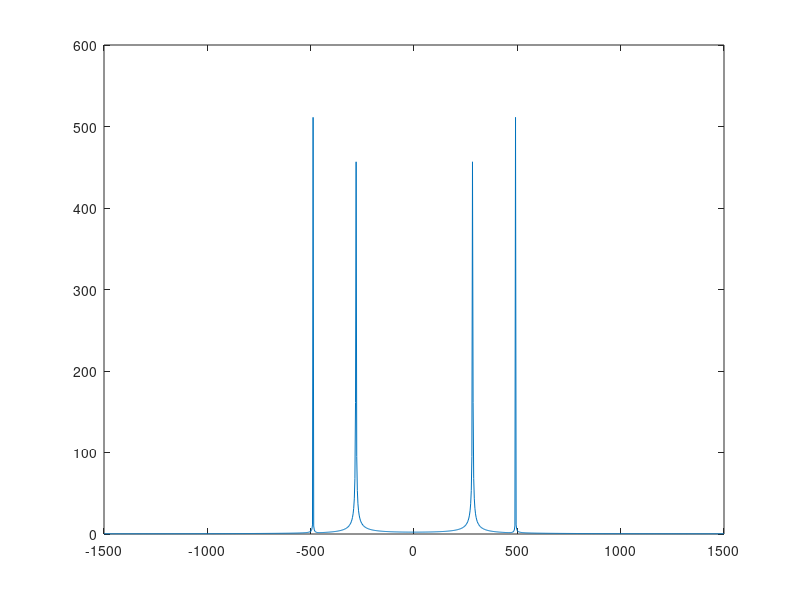

The MATLAB script that drew this image:
num = input("Enter a number ", 's');
num = strtrim(num);

omega1 = 0; omega2 = 0;

if(num=='1' || num=='2' || num=='3' || num=='A')
    omega1=697;
end
if(num=='4' || num=='5' || num=='6' || num=='B')
    omega1=770;
end
if(num=='7' || num=='8' || num=='9' || num=='C')
    omega1=852;
end
if(num=='*' || num=='0' || num=='#' || num=='D')
    omega1=941;
end

if(num=='1' || num=='4' || num=='7' || num=='*')
    omega2=1209;
end
if(num=='2' || num=='5' || num=='8' || num=='0')
    omega2=1336;
end
if(num=='3' || num=='6' || num=='9' || num=='#')
    omega2=1477;
end
if(num=='A' || num=='B' || num=='C' || num=='D')
    omega2=1633;
end

t = linspace(0,1,8192);
signal=cos(2*pi*omega1*t)+cos(2*pi*omega2*t);

signal_fft = fftshift(abs(fft(signal,1024)));
f = linspace(-1500, 1500, length(signal_fft));
plot(f, signal_fft);

row_freq = [697 770 852 941];
col_freq = [1209 1336 1477 1633];

i_row = 0; i_col = 0;
x_row_max = 0;
x_col_max = 0;

% t = 0 : 1000;
for i = 1:4
    h_row = cos(2*pi*row_freq(i)*t);
    h_col = cos(2*pi*col_freq(i)*t);
    
    x_row = rms(conv(h_row, signal));
    x_col = rms(conv(h_col, signal));
    
    if(x_row > x_row_max)
        x_row_max = x_row;
        i_row = i;
    end
    
    if(x_col > x_col_max)
        x_col_max = x_col;
        i_col = i;
    end
end

disp(['i_row = ', num2str(i_row), ' i_col = ', num2str(i_col)]);



